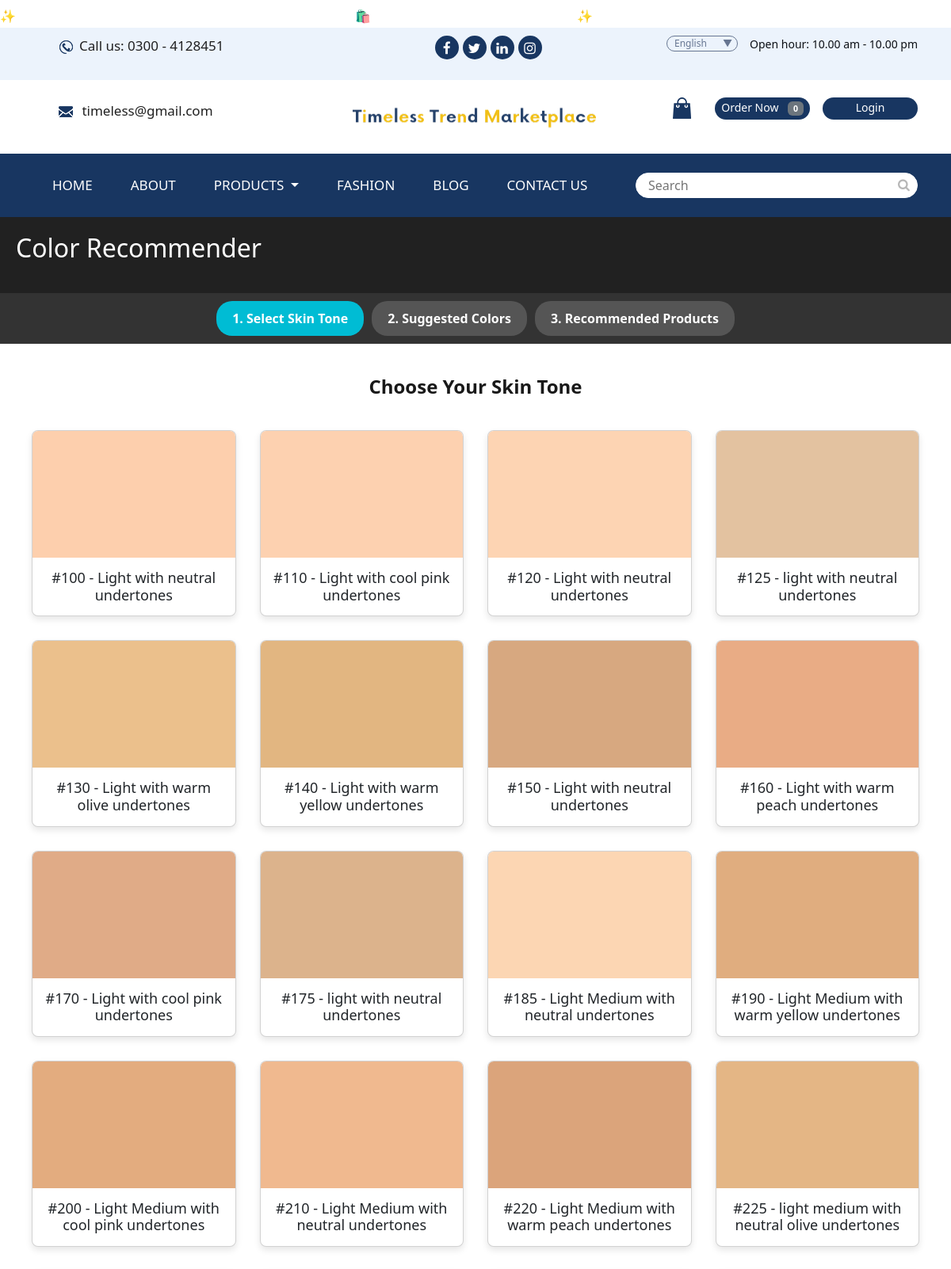
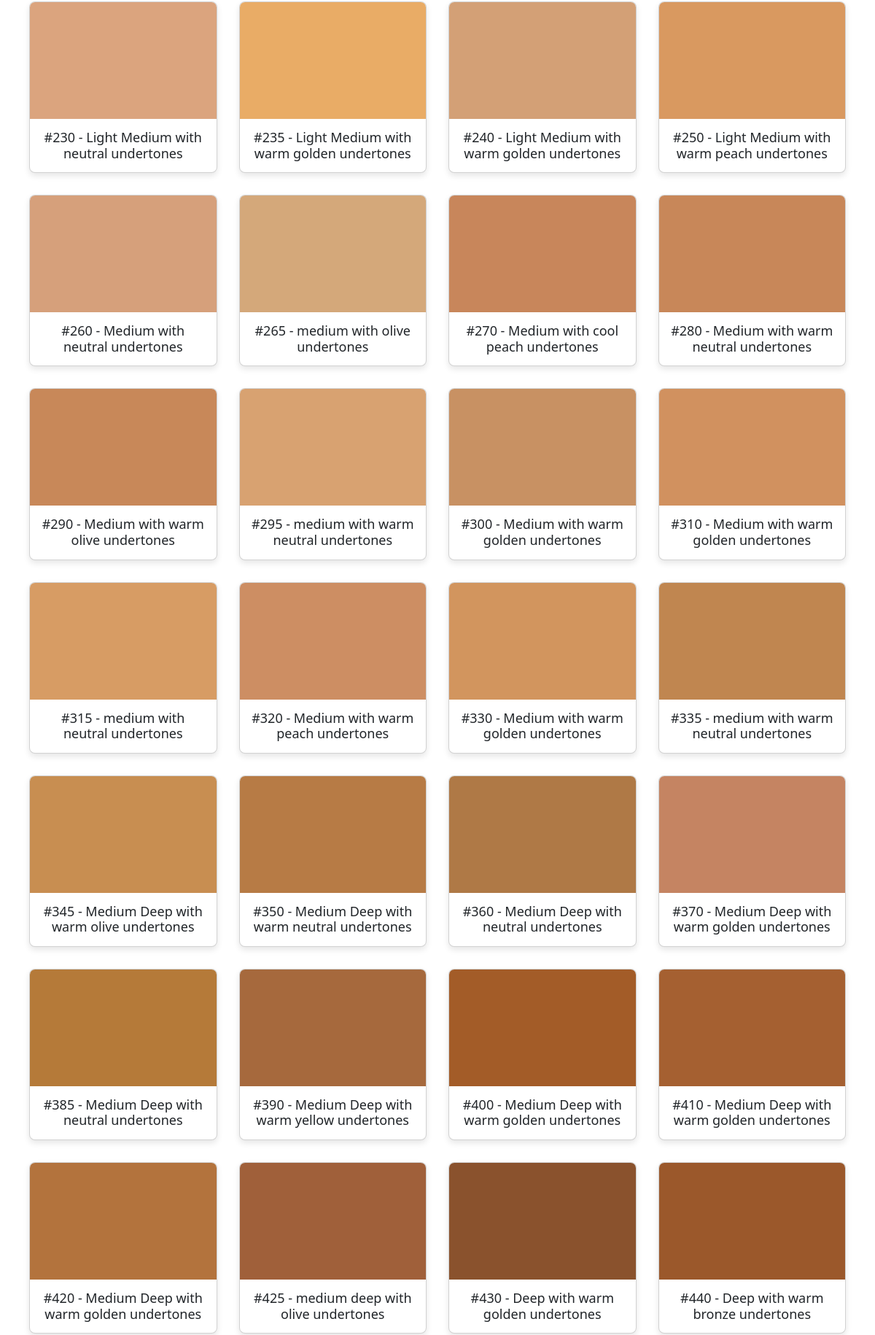
/recommender/ (upper part), run on the app's committed database (2 pictures, top to bottom).
### app/models.py (models this page shows, shortened)
class SkinTone(models.Model):
    name = models.CharField(max_length=100)
    color_hex = models.CharField(max_length=7)

### commerce/views.py (the view)
# urls.py: path('recommender/', views.color_recommender, name='color_recommender'),
def color_recommender(request):
    tone_id = request.GET.get('tone_id')
    color_hex = request.GET.get('color_hex')
    skin_tones = SkinTone.objects.all()
    selected_tone = SkinTone.objects.filter(id=tone_id).first() if tone_id else None
    palettes = []
    if selected_tone:
        palettes = get_colors_for_skin_tone(selected_tone.name)
    recommended_products = []
    if color_hex:
        recommended_products = Product.objects.filter(color_hex__iexact=color_hex)
    if not selected_tone:
        current_step = 1
    elif selected_tone and not color_hex:
        current_step = 2
    elif selected_tone and color_hex:
        current_step = 3
    return render(request, 'color_recommender.html', {
        'skin_tones': skin_tones,
        'selected_tone': selected_tone,
        'palettes': palettes,
        'recommended_products': recommended_products,
        'selected_hex': color_hex,
        'current_step': current_step,
    })

### templates/color_recommender.html (shortened to what this page needs)
{% extends 'master.html' %}
{% block body %}
<div class="color_header">
  <h2>Color Recommender</h2>
</div>
<div class="steps">
  <div class="step {% if current_step == 1 %}active{% endif %}">1. Select Skin Tone</div>
  <div class="step {% if current_step == 2 %}active{% endif %}">2. Suggested Colors</div>
  <div class="step {% if current_step == 3 %}active{% endif %}">3. Recommended Products</div>
</div>
<div class="color_container">
  <h2 class="section-title">Choose Your Skin Tone</h2>
  <div class="card-grid">
    {% for tone in skin_tones %}
      <a href="?tone_id={{ tone.id }}" style="text-decoration: none;">
        <div class="card">
          <div style="width: 100%; height: 160px; background-color: {{ tone.color_hex }};"></div>
          <h3>{{ tone.name }}</h3>
        </div>
      </a>
    {% endfor %}
  </div>
</div>
{% endblock %}

### static/css/style.css (style rules this page uses)
* { box-sizing: border-box !important; }
html { scroll-behavior: smooth; }
body { color: #666666; font-size: 14px; font-family: 'Poppins', sans-serif; line-height: 1.80857; font-weight: normal; }
a { color: #1f1f1f; text-decoration: none !important; outline: none !important; -webkit-transition: all .3s ease-in-out; -moz-transition: all .3s ease-in-out; -ms-transition: all .3s ease-in-out; -o-transition: all .3s ease-in-out; transition: all .3s ease-in-out; }
h1, h2, h3, h4, h5, h6 { letter-spacing: 0; font-weight: normal; position: relative; padding: 0 0 10px 0; font-weight: normal; line-height: normal; color: #111111; margin: 0 }
h2 { font-size: 18px; }
h3 { font-size: 18px; }
*, *::after, *::before { -webkit-box-sizing: border-box; -moz-box-sizing: border-box; box-sizing: border-box; }
a { color: #222222; text-decoration: none; outline: none !important; }
a, .btn { text-decoration: none !important; outline: none !important; -webkit-transition: all .3s ease-in-out; -moz-transition: all .3s ease-in-out; -ms-transition: all .3s ease-in-out; -o-transition: all .3s ease-in-out; transition: all .3s ease-in-out; }
.section-title { font-size: 2rem; font-weight: 700; margin-bottom: 24px; color: #191919; text-align: center; }

### static/css/icomoon.css (style rules this page uses)
body { background: #fff; }

### templates/color_recommender.html (style rules this page uses)
.color_header { background-color: #212121; color: white; padding: 20px; display: flex; justify-content: space-between; align-items: center; }
.steps { display: flex; justify-content: center; background-color: #333; padding: 10px 0; }
.step { color: white; padding: 10px 20px; margin: 0 5px; border-radius: 20px; background-color: #555; font-weight: bold; }
.step.active { background-color: #00bcd4; }
.color_container { padding: 40px; max-width: 1200px; margin: auto; }
.section-title { font-size: 24px; margin-bottom: 30px; text-align: center; }
.card-grid { display: grid; grid-template-columns: repeat(auto-fit, minmax(240px, 1fr)); gap: 30px; }
.card { background: white; border-radius: 8px; box-shadow: 0 4px 8px rgba(0,0,0,0.1); overflow: hidden; text-align: center; transition: transform 0.2s ease; cursor: pointer; }
.card h3 { margin: 0; padding: 15px; font-size: 18px; }

### data on the page
SkinTone: name "#100 - Light with neutral undertones"
SkinTone: name "#110 - Light with cool pink undertones"
SkinTone: name "#120 - Light with neutral undertones"
SkinTone: name "#125 - light with neutral undertones"
SkinTone: name "#130 - Light with warm olive undertones"
SkinTone: name "#140 - Light with warm yellow undertones"
SkinTone: name "#150 - Light with neutral undertones"
SkinTone: name "#160 - Light with warm peach undertones"
SkinTone: name "#170 - Light with cool pink undertones"
SkinTone: name "#175 - light with neutral undertones"
SkinTone: name "#185 - Light Medium with neutral undertones"
SkinTone: name "#190 - Light Medium with warm yellow undertones"
SkinTone: name "#200 - Light Medium with cool pink undertones"
SkinTone: name "#210 - Light Medium with neutral undertones"
SkinTone: name "#220 - Light Medium with warm peach undertones"
SkinTone: name "#225 - light medium with neutral olive undertones"
SkinTone: name "#230 - Light Medium with neutral undertones"
SkinTone: name "#235 - Light Medium with warm golden undertones"
SkinTone: name "#240 - Light Medium with warm golden undertones"
SkinTone: name "#250 - Light Medium with warm peach undertones"
SkinTone: name "#260 - Medium with neutral undertones"
SkinTone: name "#265 - medium with olive undertones"
SkinTone: name "#270 - Medium with cool peach undertones"
SkinTone: name "#280 - Medium with warm neutral undertones"
SkinTone: name "#290 - Medium with warm olive undertones"
SkinTone: name "#295 - medium with warm neutral undertones"
SkinTone: name "#300 - Medium with warm golden undertones"
SkinTone: name "#310 - Medium with warm golden undertones"
SkinTone: name "#315 - medium with neutral undertones"
SkinTone: name "#320 - Medium with warm peach undertones"
SkinTone: name "#330 - Medium with warm golden undertones"
SkinTone: name "#335 - medium with warm neutral undertones"
SkinTone: name "#345 - Medium Deep with warm olive undertones"
SkinTone: name "#350 - Medium Deep with warm neutral undertones"
SkinTone: name "#360 - Medium Deep with neutral undertones"
SkinTone: name "#370 - Medium Deep with warm golden undertones"
SkinTone: name "#385 - Medium Deep with neutral undertones"
SkinTone: name "#390 - Medium Deep with warm yellow undertones"
SkinTone: name "#400 - Medium Deep with warm golden undertones"
SkinTone: name "#410 - Medium Deep with warm golden undertones"
SkinTone: name "#420 - Medium Deep with warm golden undertones"
SkinTone: name "#425 - medium deep with olive undertones"
SkinTone: name "#430 - Deep with warm golden undertones"
SkinTone: name "#440 - Deep with warm bronze undertones"

### other printed values
{{ request.session.cart|length }} "0"
